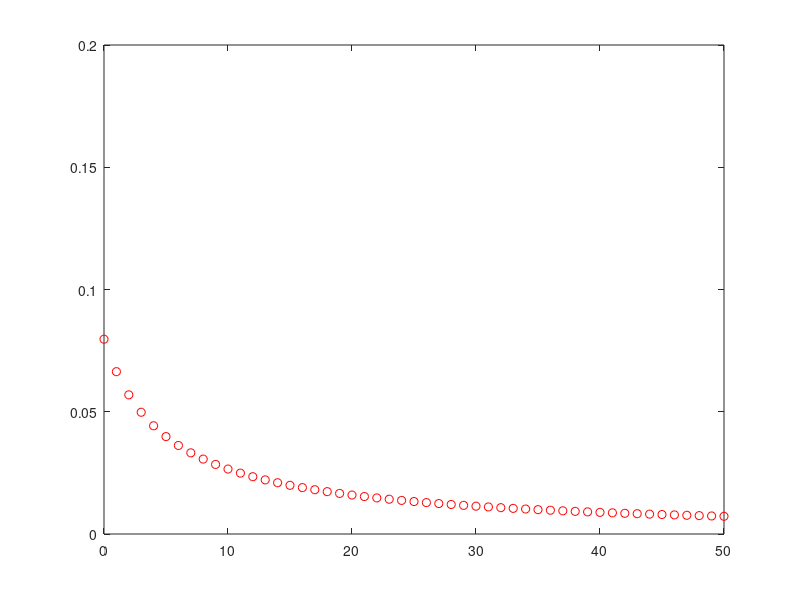

Here is the MATLAB script that generated this plot: (Note: this script raises an error after producing the figure.)
% This script generates temporary toy distribution of casual partners
% within the last 12 months

% prepare state space
close all;
clear variables;
clc;
format long;

%destination name string for saving the partner distribution
FolderStr='Data/';
FileStr='CasualDesDistr.csv';
FileStrAge='CasualDesDistrAge.csv';

% potential number of desired partners
x=0:1:50;

% calculate the distribution for the relative rate of partner acquisition
a=5;
b=1/a-0.2;
f=@(x)1./(x+a)-b;

%output the distribution
evalfx=arrayfun(f,x);
evalfx=evalfx/sum(evalfx);
figc=1;
figure(figc);
plot(x,evalfx,'ro','MarkerSize',6);hold on;
xlim([0,max(x)]);
ylim([0,0.2]);

xlabel({'Number of casual';'partners within 12 months'},Interpreter='latex');
ylabel('Probability','interpreter','latex');
title('The source distribution','Interpreter','latex');
set(gca,'FontSize',25)
figc=figc+1;

writematrix(evalfx,[FolderStr,FileStr]);

b_incr_arr=linspace(3,0.3,6);
a=3;
PropensityRates=zeros(6,51);
counter=1;
for b_incr=b_incr_arr
    b=1/30;
    f=@(x)1./(x+a)-b+b_incr;
    
    %output the distribution
    evalfx=arrayfun(f,x);
    figure(figc);
    subplot(1,2,1);
    plot(x,evalfx,'o','MarkerSize',6);hold on;
    xlim([0,max(x)]);
    %ylim([0,0.2]);
    
    xlabel({'Number of casual';'partners within 12 months'},Interpreter='latex');
    ylabel('Non-normalized values','interpreter','latex');
    title('The source distribution','Interpreter','latex');
    set(gca,'FontSize',25);
    
    evalfx=evalfx/sum(evalfx);
    figure(figc);
    subplot(1,2,2);
    plot(x,evalfx,'o','MarkerSize',6);hold on;
    xlim([0,max(x)]);
    %ylim([0,0.2]);
    
    xlabel({'Number of casual';'partners within 12 months'},Interpreter='latex');
    ylabel('Probability','interpreter','latex');
    title('The source distribution','Interpreter','latex');
    set(gca,'FontSize',25);

    PropensityRates(counter,:)=evalfx;
    counter=counter+1;
end
figc=figc+1;
writematrix(PropensityRates,[FolderStr,FileStrAge]);
